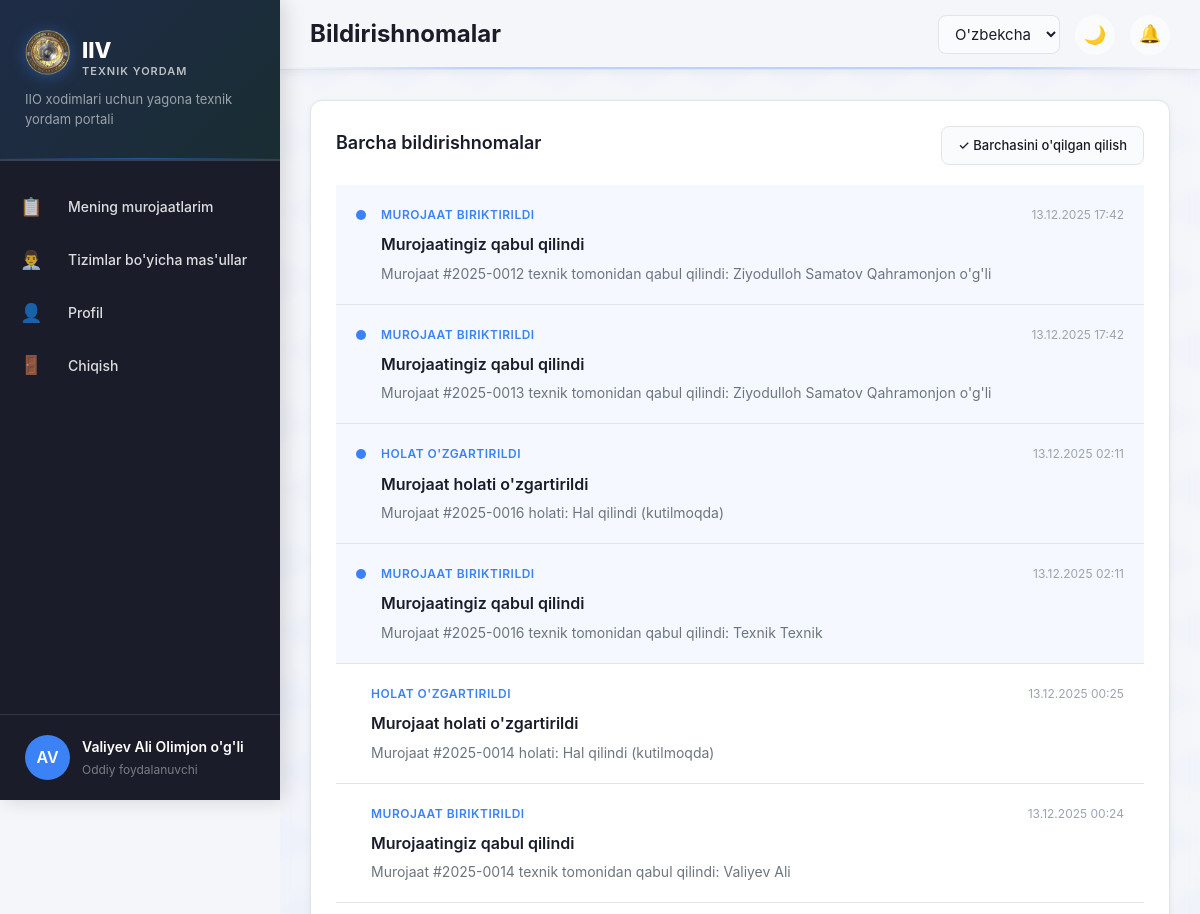
/notifications/ (signed in, upper part), run on an earlier commit of the app's database.
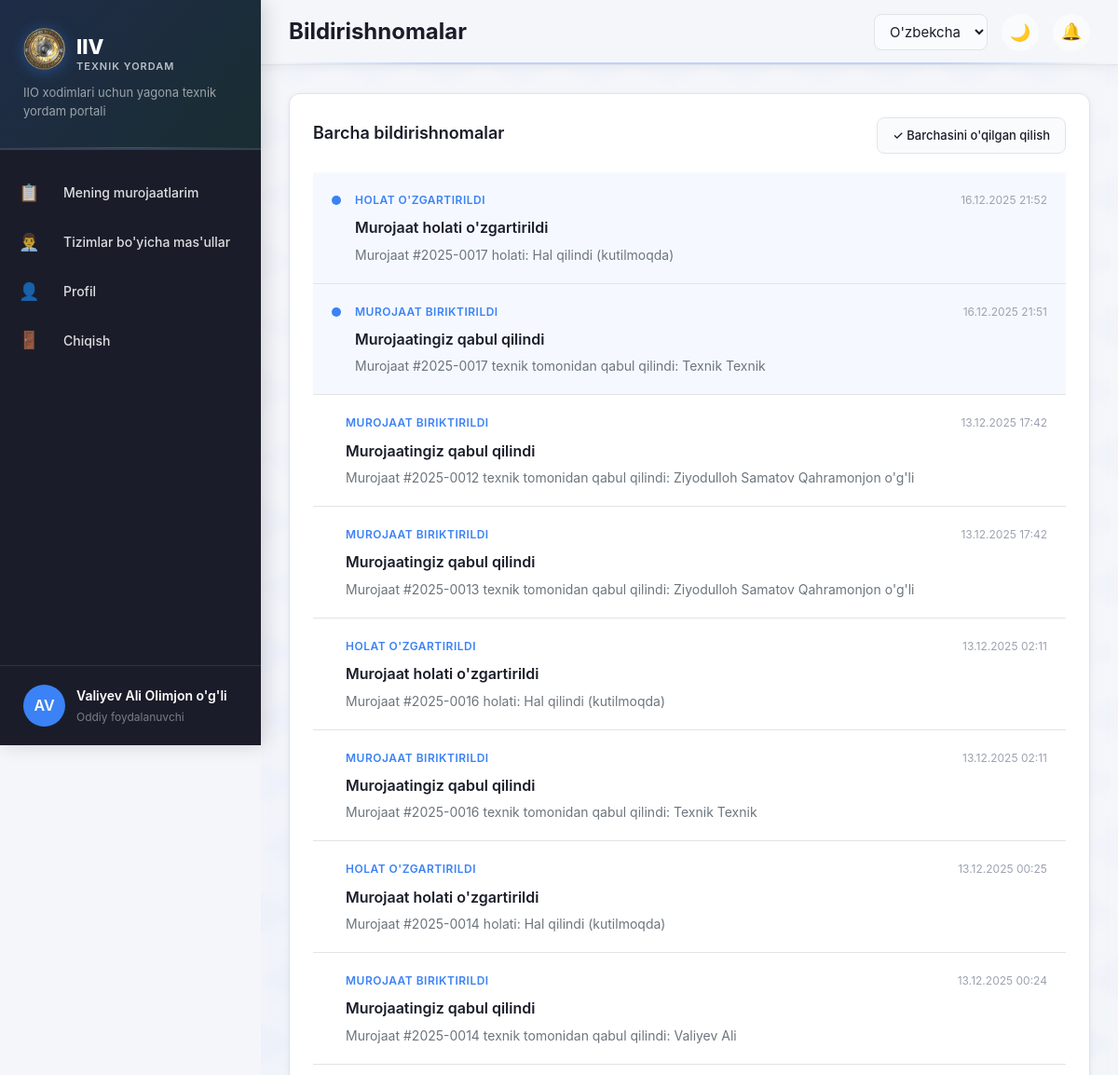
And on a later commit of the database.
### notifications/models.py (models this page shows, shortened)
class Notification(models.Model):
    NOTIFICATION_TYPES = [
        ('new_ticket', _('Yangi murojaat')),
        ('status_changed', _('Holat o\'zgartirildi')),
        ('new_message', _('Yangi xabar')),
        ('rating_request', _('Baholash so\'rovi')),
        ('ticket_assigned', _('Murojaat biriktirildi')),
    ]
    user = models.ForeignKey(
        User,
        on_delete=models.CASCADE,
        related_name='notifications',
        verbose_name=_("Foydalanuvchi")
    )
    notification_type = models.CharField(
        max_length=20,
        choices=NOTIFICATION_TYPES,
        verbose_name=_("Turi")
    )
    title = models.CharField(max_length=200, verbose_name=_("Sarlavha"))
    text = models.TextField(verbose_name=_("Matn"))
    url = models.CharField(max_length=500, blank=True, verbose_name=_("Havola"))
    is_read = models.BooleanField(default=False, verbose_name=_("O'qilgan"))
    created_at = models.DateTimeField(auto_now_add=True, verbose_name=_("Yaratilgan"))
    class Meta:
        verbose_name = _("Bildirishnoma")
        verbose_name_plural = _("Bildirishnomalar")
        ordering = ['-created_at']

### notifications/views.py (the view)
# urls.py: path('', views.notifications_list, name='list'),
@login_required
def notifications_list(request):
    notifications = request.user.notifications.all().order_by('-created_at')[:50]
    context = {
        'notifications': notifications,
    }
    return render(request, 'notifications/list.html', context)

### accounts/context_processors.py (called while the page is built, shortened)
def new_tickets_count(request):
    if not request.user.is_authenticated:
        return {'new_tickets_count': 0}
    if not request.user.is_technician():
        return {'new_tickets_count': 0}

### accounts/models.py (called while the page is built)
    def get_full_name(self):
        parts = [self.last_name, self.first_name]
        if self.middle_name:
            parts.append(self.middle_name)
        return ' '.join(parts)

    def is_technician(self):
        return self.role == 'technician'

    def is_admin(self):
        return self.role in ['admin', 'superadmin']

    def is_superadmin(self):
        return self.role == 'superadmin'

### templates/notifications/list.html (shortened to what this page needs)
{% extends 'base.html' %}
{% load static %}
{% load i18n %}
{% block page_title %}{% trans "Bildirishnomalar" %}{% endblock %}
{% block content %}
<div class="notifications-page">
    <div class="card">
        <div class="card-header" style="display: flex; justify-content: space-between; align-items: center;">
            <h3 class="card-title">{% trans "Barcha bildirishnomalar" %}</h3>
            {% if notifications %}
            <a href="{% url 'notifications:mark_all_as_read' %}" class="btn btn-secondary btn-sm">
                ✓ {% trans "Barchasini o'qilgan qilish" %}
            </a>
            {% endif %}
        </div>
        {% if notifications %}
        <div class="notifications-list-page">
            {% for notif in notifications %}
            <div class="notification-item-page {% if not notif.is_read %}unread{% endif %}"
                 onclick="window.location='{% url 'notifications:mark_as_read' notif.pk %}'">
                <div class="notification-indicator">
                    {% if not notif.is_read %}
                        <span class="unread-dot"></span>
                    {% endif %}
                </div>
                <div class="notification-content-page">
                    <div class="notification-header-page">
                        <span class="notification-type">{{ notif.get_notification_type_display }}</span>
                        <span class="notification-time">{{ notif.created_at|date:"d.m.Y H:i" }}</span>
                    </div>
                    <h4 class="notification-title-page">{{ notif.title }}</h4>
                    <p class="notification-text-page">{{ notif.text }}</p>
                </div>
            </div>
            {% endfor %}
        </div>
        {% else %}
        <div class="empty-state">
            <div class="empty-icon">🔔</div>
            <h3>{% trans "Bildirishnomalar yo'q" %}</h3>
            <p>{% trans "Sizda hali bildirishnomalar mavjud emas" %}</p>
        </div>
        {% endif %}
    </div>
</div>
{% endblock %}

What changed in the data, as far as the page shows it:
added Notification: is_read False (drawn), notification_type "HOLAT O'ZGARTIRILDI", created_at "16.12.2025 21:52", title "Murojaat holati o'zgartirildi", text "Murojaat #2025-0017 holati: Hal qilindi (kutilmoqda)"
added Notification: is_read False (drawn), notification_type "MUROJAAT BIRIKTIRILDI", created_at "16.12.2025 21:51", title "Murojaatingiz qabul qilindi", text "Murojaat #2025-0017 texnik tomonidan qabul qilindi: Texnik Texnik"
changed Notification (number 3 of 8 on the later page): is_read False → True (drawn)
changed Notification (number 4 of 8 on the later page): is_read False → True (drawn)
changed Notification "Murojaat #2025-0016 holati: Hal qilindi (kutilmoqda)": is_read False → True (drawn)
changed Notification "Murojaat #2025-0016 texnik tomonidan qabul qilindi: Texnik Texnik": is_read False → True (drawn)
